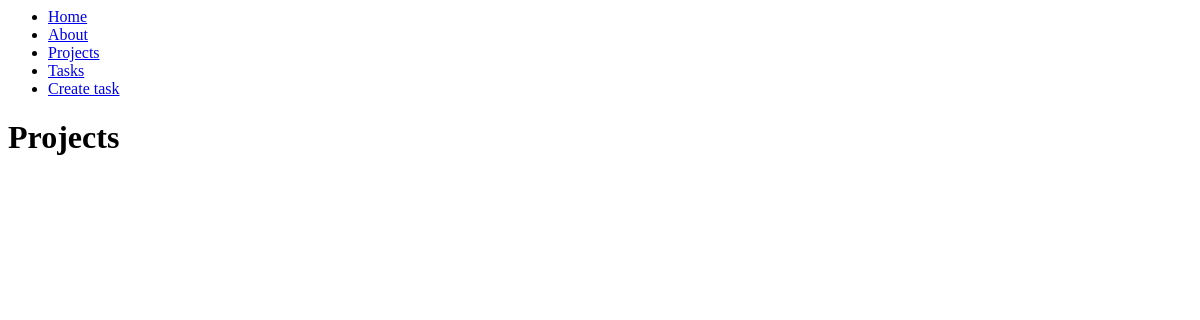
Before: /projects/ with the older database file.
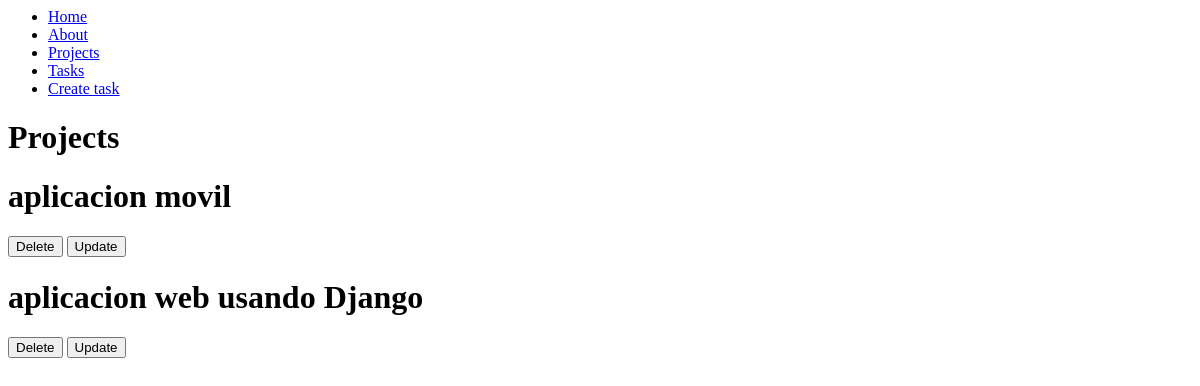
After: the same page with the newer database file.
### myapp/models.py (models this page shows, shortened)
class Project(models.Model):
    name = models.CharField(max_length=200)

### myapp/views.py (the view)
# urls.py: path('projects/', views.projects, name="projects"),
def projects(request):
    projects = Project.objects.all()
    return render(request, 'projects/projects.html', {
        'projects': projects
    })

### myapp/templates/projects/projects.html
{% extends 'layouts/base.html' %}
{% block content%}
<h1>Projects</h1>
{% for project in projects %}
<div>
    <h1>{{project.name}}</h1>
    <button>
        Delete
    </button>
    <button>
        Update
    </button>
</div>
{% endfor %}
{% endblock%}

Changed rows visible on the page:
added Project: name "aplicacion movil"
added Project: name "aplicacion web usando Django"
